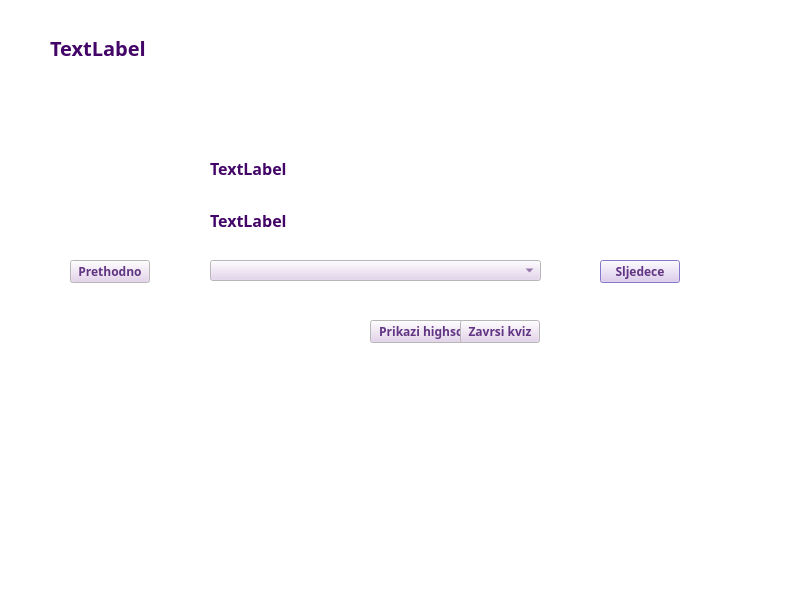
<?xml version="1.0" encoding="UTF-8"?>
<ui version="4.0">
 <class>Selection</class>
 <widget class="QDialog" name="Selection">
  <property name="geometry">
   <rect>
    <x>0</x>
    <y>0</y>
    <width>800</width>
    <height>600</height>
   </rect>
  </property>
  <property name="palette">
   <palette>
    <active>
     <colorrole role="WindowText">
      <brush brushstyle="SolidPattern">
       <color alpha="255">
        <red>67</red>
        <green>6</green>
        <blue>104</blue>
       </color>
      </brush>
     </colorrole>
     <colorrole role="Button">
      <brush brushstyle="SolidPattern">
       <color alpha="255">
        <red>227</red>
        <green>205</green>
        <blue>236</blue>
       </color>
      </brush>
     </colorrole>
     <colorrole role="Text">
      <brush brushstyle="SolidPattern">
       <color alpha="255">
        <red>97</red>
        <green>53</green>
        <blue>131</blue>
       </color>
      </brush>
     </colorrole>
     <colorrole role="ButtonText">
      <brush brushstyle="SolidPattern">
       <color alpha="255">
        <red>97</red>
        <green>53</green>
        <blue>131</blue>
       </color>
      </brush>
     </colorrole>
     <colorrole role="Base">
      <brush brushstyle="SolidPattern">
       <color alpha="255">
        <red>255</red>
        <green>255</green>
        <blue>255</blue>
       </color>
      </brush>
     </colorrole>
     <colorrole role="Window">
      <brush brushstyle="SolidPattern">
       <color alpha="255">
        <red>255</red>
        <green>255</green>
        <blue>255</blue>
       </color>
      </brush>
     </colorrole>
     <colorrole role="Shadow">
      <brush brushstyle="SolidPattern">
       <color alpha="255">
        <red>67</red>
        <green>6</green>
        <blue>104</blue>
       </color>
      </brush>
     </colorrole>
     <colorrole role="Highlight">
      <brush brushstyle="SolidPattern">
       <color alpha="255">
        <red>150</red>
        <green>136</green>
        <blue>238</blue>
       </color>
      </brush>
     </colorrole>
     <colorrole role="Link">
      <brush brushstyle="SolidPattern">
       <color alpha="255">
        <red>178</red>
        <green>87</green>
        <blue>224</blue>
       </color>
      </brush>
     </colorrole>
     <colorrole role="ToolTipText">
      <brush brushstyle="SolidPattern">
       <color alpha="255">
        <red>67</red>
        <green>6</green>
        <blue>104</blue>
       </color>
      </brush>
     </colorrole>
     <colorrole role="PlaceholderText">
      <brush brushstyle="SolidPattern">
       <color alpha="255">
        <red>67</red>
        <green>6</green>
        <blue>104</blue>
       </color>
      </brush>
     </colorrole>
     <colorrole role="Accent">
      <brush brushstyle="SolidPattern">
       <color alpha="255">
        <red>150</red>
        <green>136</green>
        <blue>238</blue>
       </color>
      </brush>
     </colorrole>
    </active>
    <inactive>
     <colorrole role="WindowText">
      <brush brushstyle="SolidPattern">
       <color alpha="255">
        <red>67</red>
        <green>6</green>
        <blue>104</blue>
       </color>
      </brush>
     </colorrole>
     <colorrole role="Button">
      <brush brushstyle="SolidPattern">
       <color alpha="255">
        <red>227</red>
        <green>205</green>
        <blue>236</blue>
       </color>
      </brush>
     </colorrole>
     <colorrole role="Text">
      <brush brushstyle="SolidPattern">
       <color alpha="255">
        <red>97</red>
        <green>53</green>
        <blue>131</blue>
       </color>
      </brush>
     </colorrole>
     <colorrole role="ButtonText">
      <brush brushstyle="SolidPattern">
       <color alpha="255">
        <red>97</red>
        <green>53</green>
        <blue>131</blue>
       </color>
      </brush>
     </colorrole>
     <colorrole role="Base">
      <brush brushstyle="SolidPattern">
       <color alpha="255">
        <red>255</red>
        <green>255</green>
        <blue>255</blue>
       </color>
      </brush>
     </colorrole>
     <colorrole role="Window">
      <brush brushstyle="SolidPattern">
       <color alpha="255">
        <red>255</red>
        <green>255</green>
        <blue>255</blue>
       </color>
      </brush>
     </colorrole>
     <colorrole role="Shadow">
      <brush brushstyle="SolidPattern">
       <color alpha="255">
        <red>67</red>
        <green>6</green>
        <blue>104</blue>
       </color>
      </brush>
     </colorrole>
     <colorrole role="Highlight">
      <brush brushstyle="SolidPattern">
       <color alpha="255">
        <red>150</red>
        <green>136</green>
        <blue>238</blue>
       </color>
      </brush>
     </colorrole>
     <colorrole role="Link">
      <brush brushstyle="SolidPattern">
       <color alpha="255">
        <red>178</red>
        <green>87</green>
        <blue>224</blue>
       </color>
      </brush>
     </colorrole>
     <colorrole role="ToolTipText">
      <brush brushstyle="SolidPattern">
       <color alpha="255">
        <red>67</red>
        <green>6</green>
        <blue>104</blue>
       </color>
      </brush>
     </colorrole>
     <colorrole role="PlaceholderText">
      <brush brushstyle="SolidPattern">
       <color alpha="255">
        <red>67</red>
        <green>6</green>
        <blue>104</blue>
       </color>
      </brush>
     </colorrole>
     <colorrole role="Accent">
      <brush brushstyle="SolidPattern">
       <color alpha="255">
        <red>150</red>
        <green>136</green>
        <blue>238</blue>
       </color>
      </brush>
     </colorrole>
    </inactive>
    <disabled>
     <colorrole role="WindowText">
      <brush brushstyle="SolidPattern">
       <color alpha="255">
        <red>201</red>
        <green>169</green>
        <blue>228</blue>
       </color>
      </brush>
     </colorrole>
     <colorrole role="Button">
      <brush brushstyle="SolidPattern">
       <color alpha="255">
        <red>227</red>
        <green>205</green>
        <blue>236</blue>
       </color>
      </brush>
     </colorrole>
     <colorrole role="Text">
      <brush brushstyle="SolidPattern">
       <color alpha="255">
        <red>201</red>
        <green>169</green>
        <blue>228</blue>
       </color>
      </brush>
     </colorrole>
     <colorrole role="ButtonText">
      <brush brushstyle="SolidPattern">
       <color alpha="255">
        <red>201</red>
        <green>169</green>
        <blue>228</blue>
       </color>
      </brush>
     </colorrole>
     <colorrole role="Base">
      <brush brushstyle="SolidPattern">
       <color alpha="255">
        <red>255</red>
        <green>255</green>
        <blue>255</blue>
       </color>
      </brush>
     </colorrole>
     <colorrole role="Window">
      <brush brushstyle="SolidPattern">
       <color alpha="255">
        <red>255</red>
        <green>255</green>
        <blue>255</blue>
       </color>
      </brush>
     </colorrole>
     <colorrole role="Shadow">
      <brush brushstyle="SolidPattern">
       <color alpha="255">
        <red>67</red>
        <green>6</green>
        <blue>104</blue>
       </color>
      </brush>
     </colorrole>
     <colorrole role="Highlight">
      <brush brushstyle="SolidPattern">
       <color alpha="255">
        <red>201</red>
        <green>169</green>
        <blue>228</blue>
       </color>
      </brush>
     </colorrole>
     <colorrole role="HighlightedText">
      <brush brushstyle="SolidPattern">
       <color alpha="255">
        <red>201</red>
        <green>169</green>
        <blue>228</blue>
       </color>
      </brush>
     </colorrole>
     <colorrole role="Link">
      <brush brushstyle="SolidPattern">
       <color alpha="255">
        <red>178</red>
        <green>87</green>
        <blue>224</blue>
       </color>
      </brush>
     </colorrole>
     <colorrole role="ToolTipText">
      <brush brushstyle="SolidPattern">
       <color alpha="255">
        <red>67</red>
        <green>6</green>
        <blue>104</blue>
       </color>
      </brush>
     </colorrole>
     <colorrole role="PlaceholderText">
      <brush brushstyle="SolidPattern">
       <color alpha="255">
        <red>67</red>
        <green>6</green>
        <blue>104</blue>
       </color>
      </brush>
     </colorrole>
     <colorrole role="Accent">
      <brush brushstyle="SolidPattern">
       <color alpha="255">
        <red>150</red>
        <green>136</green>
        <blue>238</blue>
       </color>
      </brush>
     </colorrole>
    </disabled>
   </palette>
  </property>
  <property name="font">
   <font>
    <family>Sawasdee</family>
    <bold>true</bold>
   </font>
  </property>
  <property name="windowTitle">
   <string>Kviz</string>
  </property>
  <widget class="QLabel" name="label_quizName">
   <property name="geometry">
    <rect>
     <x>50</x>
     <y>40</y>
     <width>331</width>
     <height>16</height>
    </rect>
   </property>
   <property name="font">
    <font>
     <family>Sawasdee</family>
     <pointsize>15</pointsize>
     <bold>true</bold>
    </font>
   </property>
   <property name="text">
    <string>TextLabel</string>
   </property>
  </widget>
  <widget class="QLabel" name="label_questionNumber">
   <property name="geometry">
    <rect>
     <x>210</x>
     <y>160</y>
     <width>541</width>
     <height>16</height>
    </rect>
   </property>
   <property name="font">
    <font>
     <family>Sawasdee</family>
     <pointsize>12</pointsize>
     <bold>true</bold>
    </font>
   </property>
   <property name="text">
    <string>TextLabel</string>
   </property>
  </widget>
  <widget class="QLabel" name="label_question">
   <property name="geometry">
    <rect>
     <x>210</x>
     <y>200</y>
     <width>591</width>
     <height>41</height>
    </rect>
   </property>
   <property name="font">
    <font>
     <family>Sawasdee</family>
     <pointsize>12</pointsize>
     <bold>true</bold>
    </font>
   </property>
   <property name="text">
    <string>TextLabel</string>
   </property>
  </widget>
  <widget class="QComboBox" name="comboBox_answers">
   <property name="geometry">
    <rect>
     <x>210</x>
     <y>260</y>
     <width>331</width>
     <height>21</height>
    </rect>
   </property>
  </widget>
  <widget class="QPushButton" name="pushButton_next">
   <property name="geometry">
    <rect>
     <x>600</x>
     <y>260</y>
     <width>80</width>
     <height>23</height>
    </rect>
   </property>
   <property name="text">
    <string>Sljedece</string>
   </property>
  </widget>
  <widget class="QLabel" name="label_picture2">
   <property name="geometry">
    <rect>
     <x>0</x>
     <y>460</y>
     <width>801</width>
     <height>141</height>
    </rect>
   </property>
   <property name="text">
    <string/>
   </property>
  </widget>
  <widget class="QLabel" name="label_confetti">
   <property name="geometry">
    <rect>
     <x>0</x>
     <y>320</y>
     <width>801</width>
     <height>281</height>
    </rect>
   </property>
   <property name="text">
    <string/>
   </property>
  </widget>
  <widget class="QPushButton" name="pushButton_previous">
   <property name="geometry">
    <rect>
     <x>70</x>
     <y>260</y>
     <width>80</width>
     <height>23</height>
    </rect>
   </property>
   <property name="text">
    <string>Prethodno</string>
   </property>
  </widget>
  <widget class="QPushButton" name="pushButton_finish">
   <property name="geometry">
    <rect>
     <x>460</x>
     <y>320</y>
     <width>80</width>
     <height>23</height>
    </rect>
   </property>
   <property name="text">
    <string>Zavrsi kviz</string>
   </property>
  </widget>
  <widget class="QPushButton" name="pushButton_highscore">
   <property name="geometry">
    <rect>
     <x>370</x>
     <y>320</y>
     <width>121</width>
     <height>23</height>
    </rect>
   </property>
   <property name="text">
    <string>Prikazi highscore</string>
   </property>
  </widget>
  <zorder>label_confetti</zorder>
  <zorder>label_quizName</zorder>
  <zorder>label_questionNumber</zorder>
  <zorder>label_question</zorder>
  <zorder>comboBox_answers</zorder>
  <zorder>pushButton_next</zorder>
  <zorder>label_picture2</zorder>
  <zorder>pushButton_previous</zorder>
  <zorder>pushButton_highscore</zorder>
  <zorder>pushButton_finish</zorder>
 </widget>
 <resources/>
 <connections/>
</ui>
